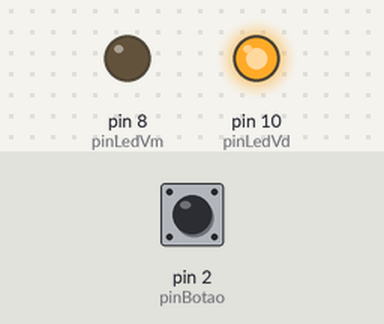
The sketch below on a simulated Arduino Uno, built with avr-gcc and run on an emulated ATmega328P. Shown: output pins drawn as LEDs (lit = HIGH). Dashed ring = blinking. The test bench sets the inputs (shaded band); at power-on: pin 2 (pinBotao) HIGH.

Above: at 1.2 s.
1.3 s: pin 2 (pinBotao) pulled LOW for 0.15 s
At 2.1 s:
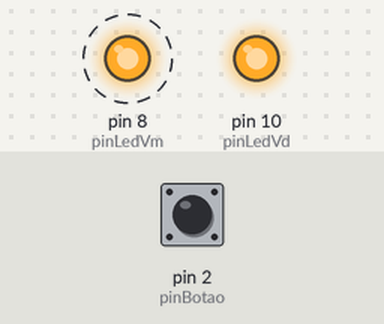
4.4 s: pin 2 (pinBotao) pulled LOW for 1 s
At 5.0 s:
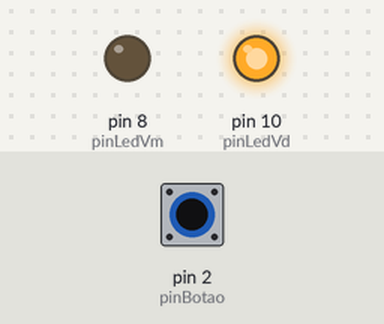
6.9 s: pin 2 (pinBotao) pulled LOW for 3.2 s
At 7.64 s:
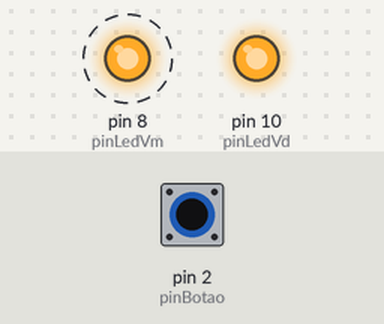
Timing chart, 0 to 17.6 s (numbered marks = the images above; inputs shaded):
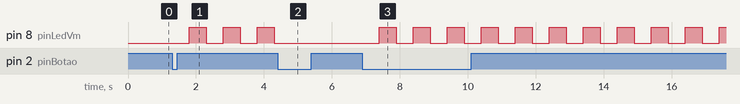

The sketch:

aula_13_Delay_Millis.ino
```cpp
#define pinLedVd 10
#define pinLedVm 8
#define pinBotao 2

boolean estadoBotao = true;
boolean estAntBotao = true;
boolean estadoPisca = false;

unsigned long delay1 = 0;

void setup() {
  // put your setup code here, to run once:
  pinMode(pinLedVd, OUTPUT);
  pinMode(pinLedVm, OUTPUT);
  pinMode(pinBotao, INPUT_PULLUP);

  digitalWrite(pinLedVd,HIGH);

}

void loop() {
  // put your main code here, to run repeatedly:

  //controlo de botao com rentecao
  estadoBotao = digitalRead(pinBotao);
  if(!estadoBotao && estAntBotao)
  {
    estadoPisca = !estadoPisca;
  }
  estAntBotao = estadoBotao;

  if(estadoPisca)
  {
    if((millis()-delay1) >= 500)
    {
      digitalWrite(pinLedVm,HIGH);
    }

    if((millis()-delay1)<500)
    {
      digitalWrite(pinLedVm,LOW);
    }
    //reiniciar a contagem de um em um segundo
    if((millis()-delay1)>=1000)
    {
      delay1 = millis();
    }

  }
  else
  {//nao estando no estado de pisca desliga o Led
    digitalWrite(pinLedVm,LOW);
  }

  //Millis permite que o arduino continue fazendo
  //outras coisas e nao para a execucao de tudo resto.

  //Delay para a execucao de tudo arduino no tempo estabelecido.

}
```

Measured:
- after the input at 1.3 s, pin 8 (pinLedVm): alternates HIGH for 0.50 s and LOW for 0.50 s, starting after 0.50 s
- after the input at 4.4 s, pin 8 (pinLedVm): stops changing and stays LOW
- after the input at 6.9 s, pin 8 (pinLedVm): alternates HIGH for 0.50 s and LOW for 0.50 s, starting after 0.50 s
